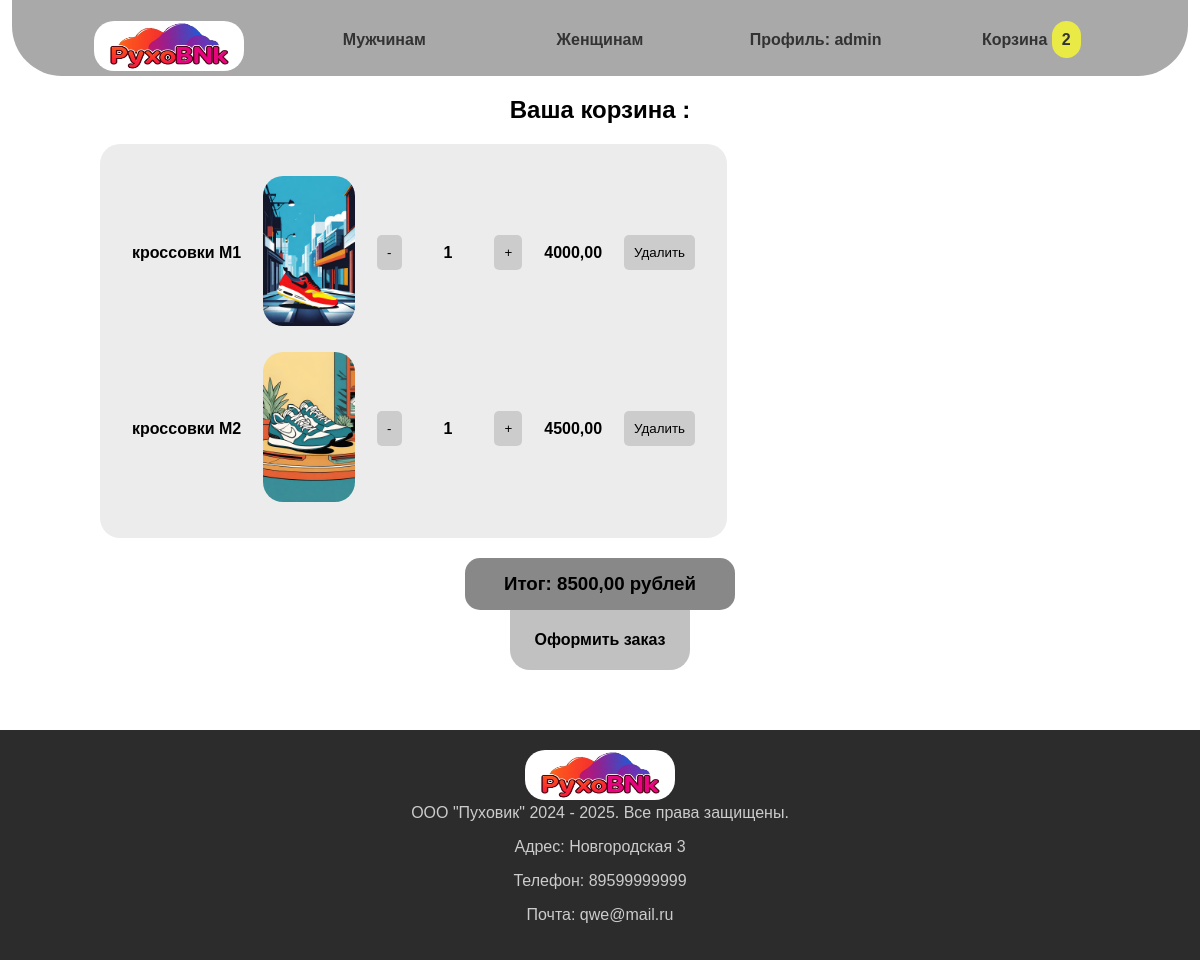
The page /cart/ (signed in) on the database as committed earlier.
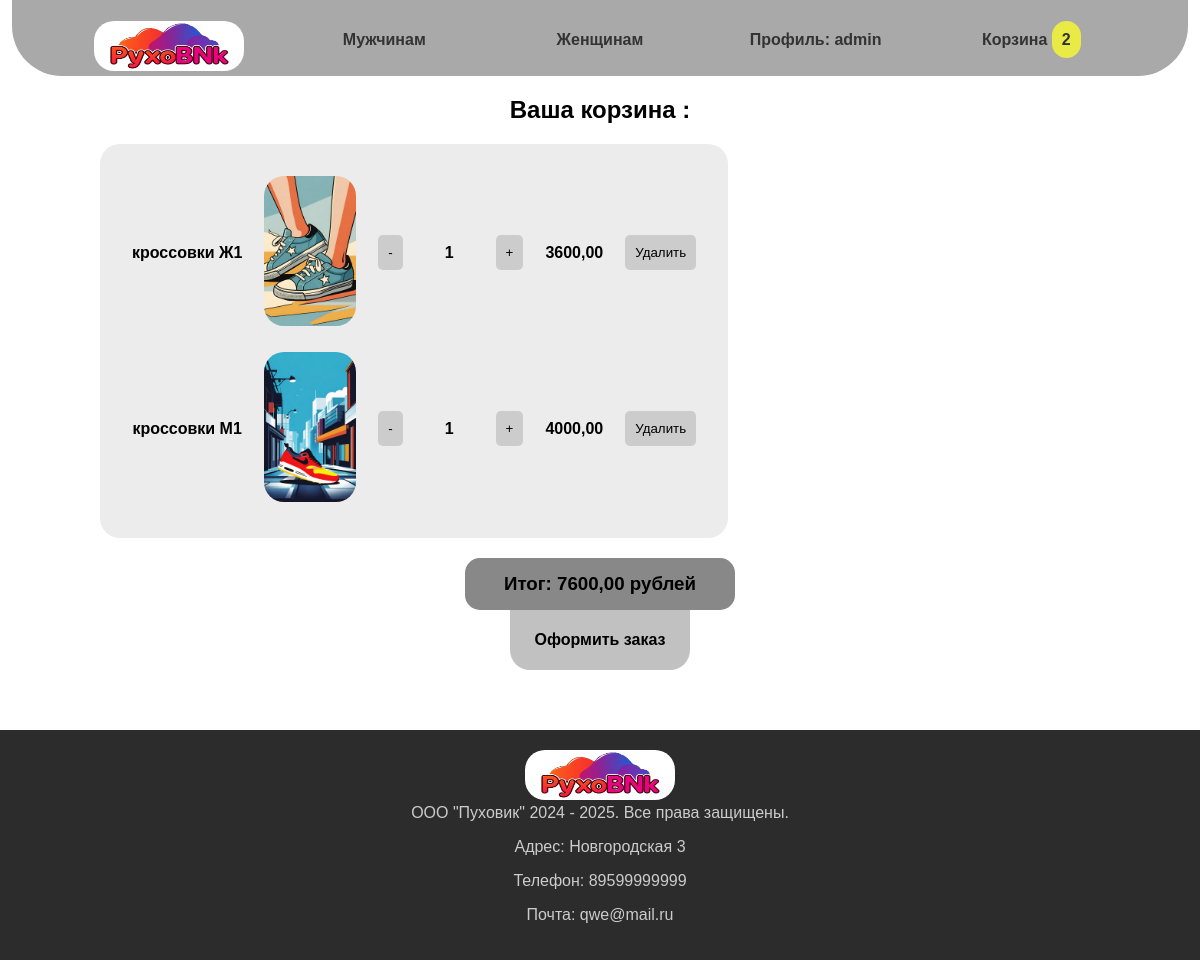
The same page on the database as committed later.
### app/models.py (models this page shows, shortened)
class Cart(models.Model):
    tovar = models.ForeignKey(to=Tovar, on_delete=models.CASCADE)
    count = models.IntegerField(verbose_name='Количество', default=1)
    summa = models.DecimalField(max_digits=12,decimal_places=2,verbose_name='Сумма')
    user = models.ForeignKey(to=User, on_delete=models.CASCADE)

class Tovar(models.Model):
    group = models.ForeignKey(to=Group ,blank=True, null=True, on_delete=models.SET_NULL)
    name = models.CharField(max_length=50, verbose_name='Название')
    price = models.IntegerField(verbose_name='Цена', default=0)
    colors = models.ForeignKey(to=Colors, blank=True, null=True, on_delete=models.SET_NULL)
    size = models.ManyToManyField(to=Size, verbose_name='Размер')
    image = models.FileField(verbose_name='Изображение', upload_to='img/', null=True, blank=True)
    discount = models.IntegerField(verbose_name='Скидка', null=True, blank=True, default=0)
    category = models.ForeignKey(to=Category, on_delete=models.SET_NULL, null=True, blank=True)

### app/views.py (the view, shortened to what this page needs)
# urls.py: path('cart/', views.cart, name='cart'),
def cart(request):
    items = Cart.objects.filter(user_id=request.user.id)
    itemslen = len(items)
    carts = Cart.objects.filter(user_id=request.user.id)
    c = 0
    for one in carts:
        c += one.count
    total = 0
    sps = ''
    form = OrderForm()
    for one in items:
        total += one.summa
    data = {'items': items, 'total': total, 'form': form,'itemslen': itemslen,'sps':sps,'c':c,'carts':carts}
    return render(request, 'cart.html', data)

### templates/cart.html (shortened to what this page needs)
{% extends 'index.html' %}
{% load static %}
{% block head %}
    <link rel="stylesheet" href={% static 'css/menu.css' %}>
    <link rel="stylesheet" href={% static 'css/catalog.css' %}>
    <link rel="stylesheet" href={% static 'css/login.css' %}>
    <link rel="stylesheet" href={% static 'css/cart.css' %}>
{% endblock %}
{%  block content %}
<h2>Ваша корзина : </h2>
    {% if itemslen == 0 %}
        <h3>В корзине пока пусто</h3>
        <h3>Ждем ваших покупок)</h3>
    {% else %}
<table class="table">
    {% for one in items %}
    <tr>
        <td>{{ one.tovar.name }}</td>
        <td>
            <img src="{% static one.tovar.image %}" alt="" height="150px" width="auto">
        </td>
        <td>
        <a href="{% url 'edit' one.id -1 %}">
            <button> - </button>
        </a>
        </td>
            <td><span class="count">{{ one.count }}</span></td>
        <td>
        <a href="{% url 'edit' one.id 1 %}">
            <button> + </button>
        </a>
        </td>
    <td><span id="summa">{{ one.summa }}</span></td>
    <td>
        <a href="{% url 'delete' one.id %}">
        <button>Удалить</button>
        </a>
    </td>
    </tr>
    {% endfor %}
</table>
    <h3 class="itog">Итог: {{ total }} рублей</h3>
    <button class="zakazbtn" id="but1">Оформить заказ</button>
    {% endif %}
{% endblock %}

### templates/index.html (shortened to what this page needs)
<!DOCTYPE html>
{% load static %}
<html lang="ru">
<head>
    {% block head %}{% endblock %}
</head>
<body>
    <div class="main">
    {% block menu %}
        <nav>
        <ul>
            <li >
                <a href="{% url 'index' %}" id="logo"><img src="{% static 'img/pyx1.jpg' %}" alt="" height="50px" width="150px"></a>
            </li>
            <li>
                <a href="{% url 'forman' %}">Мужчинам</a>
            </li>
            <li>
                <a href="{% url 'forwoman' %}">Женщинам</a>
            </li>
            {% if user.is_authenticated %}
            <li>
                <a href="{% url 'cabinet' %}">Профиль: {{ user.username }}</a>
            </li>
            {% else %}
            <li>
                <a href='http://localhost:8001/accounts/login/'>Вход</a>
            </li>
            {% endif %}
            <li>
                <a href="{% url 'cart' %}">Корзина <span class="cartlen">{{ c }}</span></a>
            </li>
        </ul>
        </nav>
    {% endblock %}
    <div class="page">
    {% block content %}{% endblock %}
    </div>
    <footer>
    {% block footer %}
        <div class="footer">
            <img src="{% static 'img/pyx1.jpg' %}" alt="" height="50px" width="150px">
            <div>
                <span>ООО "Пуховик" 2024 - 2025. Все права защищены.</span>
                <p>
                    <a href ="https://2gis.ru/tyumen/geo/70030076203006670/65.573705%2C57.160439?m=65.574711%2C57.160456%2F16.09" id="adress">
                    Адрес: Новгородская 3
                    </a>
                </p>
                <p>Телефон: 89599999999</p>
                <p>Почта: qwe@mail.ru</p>
            </div>
        </div>
    {% endblock %}
    </footer>
    </div>
</body>
</html>

### app/static/css/Menu.css (style rules this page uses)
body { margin: auto; margin-top: 0px; font-family: Gill Sans, sans-serif; width: 100%; text-align: center; height: 100%; }
.main { display: flex; flex-direction: column; height: 100vh; }
.page { flex: 1 1 auto; }
nav { background-color: darkgrey; border-bottom-left-radius: 50px; border-bottom-right-radius: 50px; width: 98%; margin: auto; }
nav ul { list-style: none; padding: 0; margin: auto; display: flex; width: 90%; padding-top: 1rem; padding-bottom: 1px; }
nav ul li { margin-right: 20px; width: 70%; text-align: center; }
nav ul li:last-child { margin-right: 0; }
nav ul li a { display: block; padding: 15px 5px; text-decoration: none; color: #333; font-weight: bold; transition: background-color 0.5s ease; vertical-align: center; border-radius: 25px; font-size: 1rem; }
img { border-radius: 20px; padding: 0px; margin: 0px; }
#logo { padding-top: 5px; padding-bottom: 0px; }
footer { display: block; width: 100%; margin: 50px 0px 0px 0px; padding-bottom: 20px; padding-top: 20px; color: #cccccc; background-color: #2c2c2c; }
#adress { text-decoration: none; color: #cccccc; }
.cartlen { padding: 10px; background-color: #eaea46; border-radius: 15px; }

### app/static/css/cart.css (style rules this page uses)
.zakazbtn { border: none; width: 15%; height: 60px; color: black; background-color: #c1c1c1; margin-bottom: 10px; border-bottom-right-radius: 20px; border-bottom-left-radius: 20px; font-weight: bolder; transition: background-color 0.5s ease; font-size: 1rem; }
.table { margin: 20px 100px 20px 100px; font-weight: bolder; padding: 20px; width: auto; background-color: #ececec; border-radius: 20px; }
.table td a button { border: none; border-radius: 5px; padding: 10px; background-color: #cccccc; }
.table td { padding: 10px; }
.table td span { padding: 10px; width: 80px; }
.count { margin-right: 10px; margin-left: 10px; }
#summa { width: 800px; margin: 0px; padding: 0px; }
.itog { padding: 15px; background-color: #888888; width: 20%; margin: auto; border-radius: 15px; }

Rows that differ between the two databases and show on the page:
removed Cart: tovar.name "кроссовки М2", tovar.image (picture), count "1", summa "4500,00"
added Cart: tovar.name "кроссовки Ж1", tovar.image (picture), count "1", summa "3600,00"
Other text that changed with them:
{{ total }}: "8500,00" → "7600,00"
